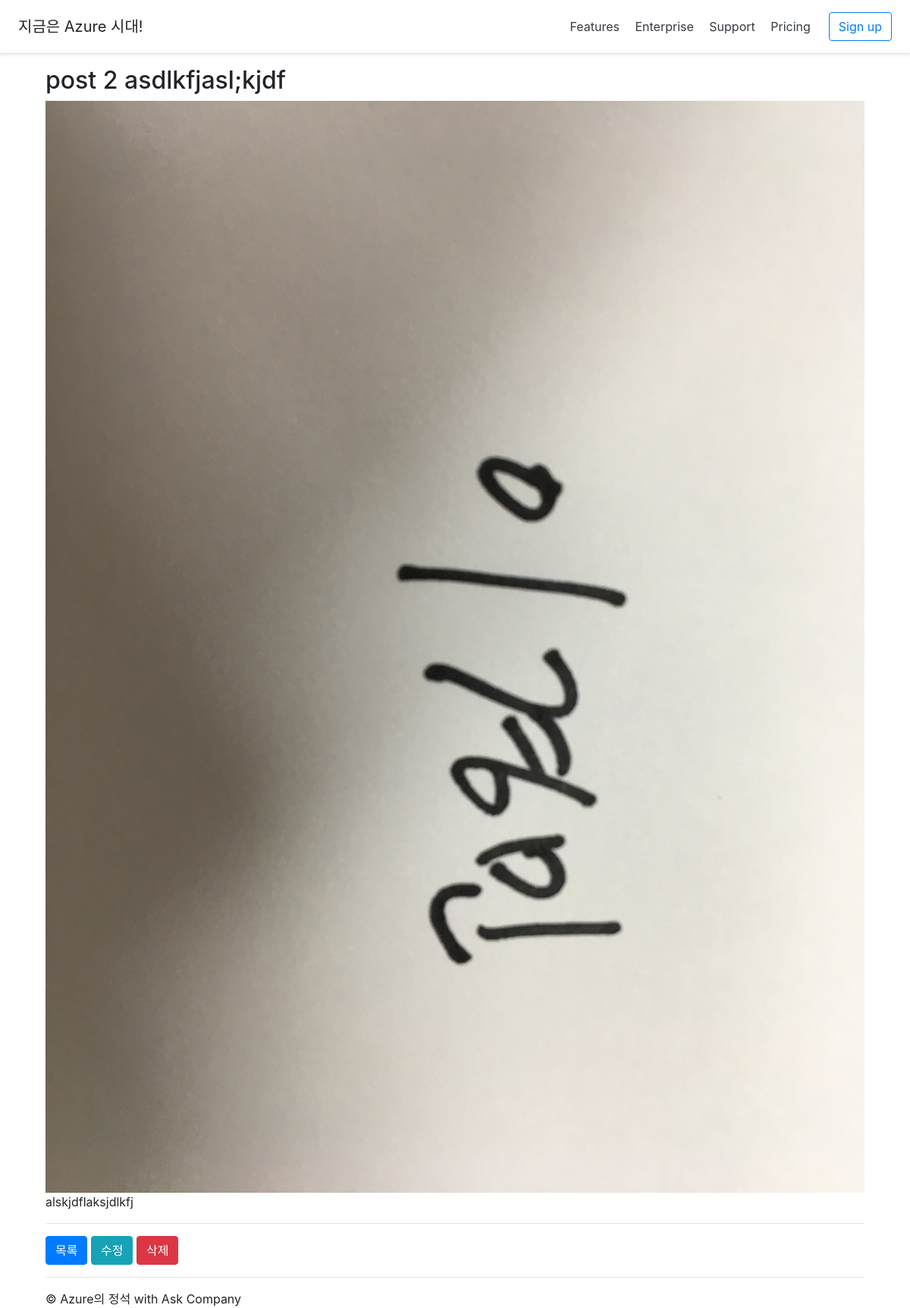
The app's page /blog/2/ with its own data.
### blog/models.py (models this page shows)
class Post(models.Model):
    title = models.CharField(max_length=100)
    content = models.TextField()
    photo = models.ImageField(blank=True)  # pip install pillow
    created_at = models.DateTimeField(auto_now_add=True)
    updated_at = models.DateTimeField(auto_now=True)

### blog/templates/blog/post_detail.html
{% extends "blog/layout.html" %}
{% block content %}
<h2>{{ post.title }}</h2>
{% if post.photo %}
    <img src="{{ post.photo.url }}" style="max-width: 100%;" />
{% endif %}
{{ post.content }}
<hr/>
    <a href="/blog/" class="btn btn-primary">목록</a>
    <a href="/blog/{{ post.pk }}/edit/" class="btn btn-info">수정</a>
    <a href="/blog/{{ post.pk }}/delete/" class="btn btn-danger">삭제</a>
{% endblock %}

### records on screen
Post: title "post 2 asdlkfjasl;kjdf", photo (picture), content "alskjdflaksjdlkfj"
